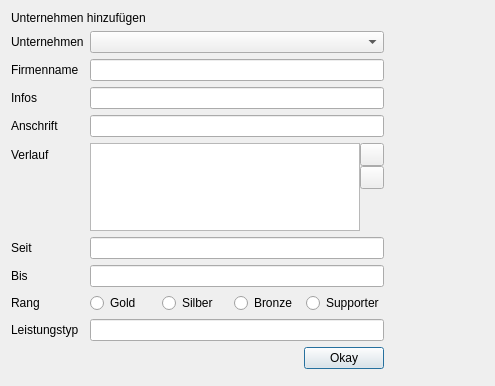
<?xml version="1.0" encoding="UTF-8"?>
<ui version="4.0">
 <class>Company</class>
 <widget class="QDialog" name="Company">
  <property name="geometry">
   <rect>
    <x>0</x>
    <y>0</y>
    <width>495</width>
    <height>386</height>
   </rect>
  </property>
  <property name="windowTitle">
   <string>Dialog</string>
  </property>
  <layout class="QVBoxLayout" name="verticalLayout">
   <item>
    <widget class="QLabel" name="l_dialogTitle">
     <property name="text">
      <string>Unternehmen hinzufügen</string>
     </property>
    </widget>
   </item>
   <item>
    <layout class="QFormLayout" name="formLayout">
     <property name="rightMargin">
      <number>100</number>
     </property>
     <item row="0" column="0">
      <widget class="QLabel" name="label_11">
       <property name="text">
        <string>Unternehmen</string>
       </property>
      </widget>
     </item>
     <item row="0" column="1">
      <widget class="QComboBox" name="cb_company">
       <property name="placeholderText">
        <string>Unternehmen...</string>
       </property>
      </widget>
     </item>
     <item row="1" column="0">
      <widget class="QLabel" name="label_1">
       <property name="text">
        <string>Firmenname</string>
       </property>
      </widget>
     </item>
     <item row="1" column="1">
      <widget class="QLineEdit" name="le_name"/>
     </item>
     <item row="2" column="0">
      <widget class="QLabel" name="label_6">
       <property name="text">
        <string>Infos</string>
       </property>
      </widget>
     </item>
     <item row="2" column="1">
      <widget class="QLineEdit" name="le_info"/>
     </item>
     <item row="3" column="0">
      <widget class="QLabel" name="label_2">
       <property name="text">
        <string>Anschrift</string>
       </property>
      </widget>
     </item>
     <item row="3" column="1">
      <widget class="QLineEdit" name="le_address"/>
     </item>
     <item row="4" column="0">
      <widget class="QLabel" name="label_12">
       <property name="text">
        <string>Verlauf</string>
       </property>
      </widget>
     </item>
     <item row="4" column="1">
      <layout class="QHBoxLayout" name="hl_changes">
       <property name="spacing">
        <number>0</number>
       </property>
       <property name="sizeConstraint">
        <enum>QLayout::SetMinimumSize</enum>
       </property>
       <item>
        <widget class="QListWidget" name="lw_changes"/>
       </item>
       <item>
        <layout class="QVBoxLayout" name="verticalLayout_3">
         <property name="spacing">
          <number>0</number>
         </property>
         <property name="sizeConstraint">
          <enum>QLayout::SetMinimumSize</enum>
         </property>
         <property name="topMargin">
          <number>0</number>
         </property>
         <property name="rightMargin">
          <number>0</number>
         </property>
         <item>
          <widget class="QToolButton" name="tb_add">
           <property name="text">
            <string/>
           </property>
           <property name="icon">
            <iconset resource="resources.qrc">
             <normaloff>:/img/icon_add.png</normaloff>:/img/icon_add.png</iconset>
           </property>
          </widget>
         </item>
         <item>
          <widget class="QToolButton" name="tb_remove">
           <property name="text">
            <string/>
           </property>
           <property name="icon">
            <iconset resource="resources.qrc">
             <normaloff>:/img/icon_remove.png</normaloff>:/img/icon_remove.png</iconset>
           </property>
          </widget>
         </item>
         <item>
          <spacer name="verticalSpacer">
           <property name="orientation">
            <enum>Qt::Vertical</enum>
           </property>
           <property name="sizeHint" stdset="0">
            <size>
             <width>0</width>
             <height>0</height>
            </size>
           </property>
          </spacer>
         </item>
        </layout>
       </item>
      </layout>
     </item>
     <item row="5" column="1">
      <widget class="QLineEdit" name="le_since"/>
     </item>
     <item row="6" column="1">
      <widget class="QLineEdit" name="le_until"/>
     </item>
     <item row="7" column="0">
      <widget class="QLabel" name="label_13">
       <property name="text">
        <string>Rang</string>
       </property>
      </widget>
     </item>
     <item row="7" column="1">
      <layout class="QHBoxLayout" name="horizontalLayout_3">
       <item>
        <widget class="QRadioButton" name="rb_gold">
         <property name="text">
          <string>Gold</string>
         </property>
         <attribute name="buttonGroup">
          <string notr="true">buttonGroup</string>
         </attribute>
        </widget>
       </item>
       <item>
        <widget class="QRadioButton" name="rb_silver">
         <property name="text">
          <string>Silber</string>
         </property>
         <attribute name="buttonGroup">
          <string notr="true">buttonGroup</string>
         </attribute>
        </widget>
       </item>
       <item>
        <widget class="QRadioButton" name="rb_bronze">
         <property name="text">
          <string>Bronze</string>
         </property>
         <attribute name="buttonGroup">
          <string notr="true">buttonGroup</string>
         </attribute>
        </widget>
       </item>
       <item>
        <widget class="QRadioButton" name="rb_supporter">
         <property name="text">
          <string>Supporter</string>
         </property>
         <attribute name="buttonGroup">
          <string notr="true">buttonGroup</string>
         </attribute>
        </widget>
       </item>
      </layout>
     </item>
     <item row="8" column="0">
      <widget class="QLabel" name="label_5">
       <property name="text">
        <string>Leistungstyp</string>
       </property>
      </widget>
     </item>
     <item row="8" column="1">
      <widget class="QLineEdit" name="le_typ"/>
     </item>
     <item row="9" column="1">
      <layout class="QHBoxLayout" name="horizontalLayout">
       <item>
        <spacer name="horizontalSpacer">
         <property name="orientation">
          <enum>Qt::Horizontal</enum>
         </property>
         <property name="sizeHint" stdset="0">
          <size>
           <width>40</width>
           <height>20</height>
          </size>
         </property>
        </spacer>
       </item>
       <item>
        <widget class="QPushButton" name="pb_okay">
         <property name="text">
          <string>Okay</string>
         </property>
        </widget>
       </item>
      </layout>
     </item>
     <item row="6" column="0">
      <widget class="QLabel" name="label_4">
       <property name="text">
        <string>Bis</string>
       </property>
      </widget>
     </item>
     <item row="5" column="0">
      <widget class="QLabel" name="label_3">
       <property name="text">
        <string>Seit</string>
       </property>
      </widget>
     </item>
     <item row="10" column="1">
      <spacer name="verticalSpacer_2">
       <property name="orientation">
        <enum>Qt::Vertical</enum>
       </property>
       <property name="sizeHint" stdset="0">
        <size>
         <width>20</width>
         <height>40</height>
        </size>
       </property>
      </spacer>
     </item>
    </layout>
   </item>
  </layout>
 </widget>
 <tabstops>
  <tabstop>cb_company</tabstop>
  <tabstop>le_name</tabstop>
  <tabstop>le_info</tabstop>
  <tabstop>le_address</tabstop>
  <tabstop>lw_changes</tabstop>
  <tabstop>tb_add</tabstop>
  <tabstop>tb_remove</tabstop>
  <tabstop>le_since</tabstop>
  <tabstop>le_until</tabstop>
  <tabstop>rb_gold</tabstop>
  <tabstop>rb_silver</tabstop>
  <tabstop>rb_bronze</tabstop>
  <tabstop>rb_supporter</tabstop>
  <tabstop>le_typ</tabstop>
  <tabstop>pb_okay</tabstop>
 </tabstops>
 <resources>
  <include location="resources.qrc"/>
 </resources>
 <connections/>
 <buttongroups>
  <buttongroup name="buttonGroup"/>
 </buttongroups>
</ui>
